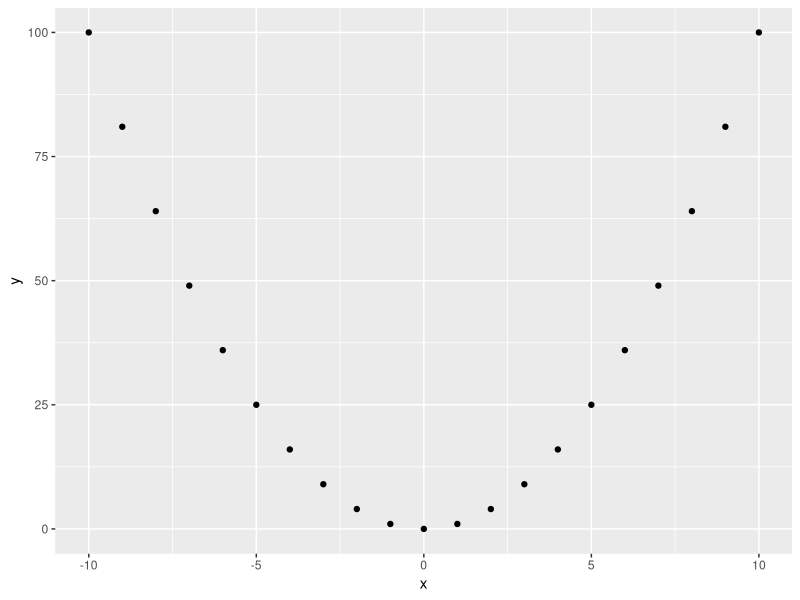

This figure's R source:
# Este é um script simples de teste

library(tidyverse)

df <- tibble(x = -10:10,
             y = x^2)

ggplot(df, aes(x, y)) +
  geom_point()
